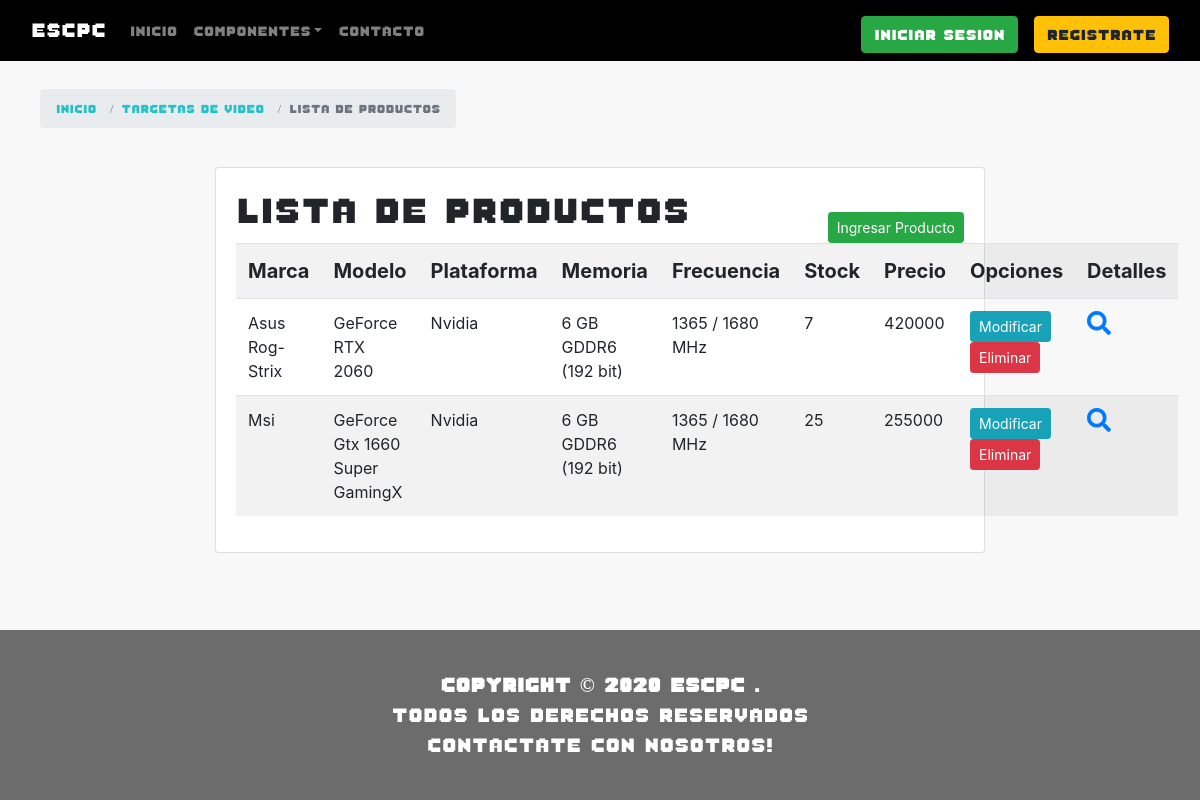
The page /gpus/ on the database its author committed.
### catalog/models.py (models this page shows, shortened)
class Gpu(models.Model):
   marca = models.CharField(max_length=100,help_text='Marca del producto')
   modelo = models.CharField(max_length=100)
   CATALOGO_PLATAFORMA_GPU = (
      ('seleccione','Seleccione'),
      ('AMD','AMD'),
      ('Nvidia','Nvidia'),
   )
   plataforma = models.CharField(max_length=10, choices=CATALOGO_PLATAFORMA_GPU,blank=False,default='s',help_text='Plataforma del producto')
   memoria = models.CharField(max_length=100)
   frecuencia = models.CharField(max_length=100)
   stock = models.IntegerField(default=0)
   imagen = models.ImageField(upload_to='gpu/',null=True)
   imagen_detail = models.ImageField(upload_to='gpu_detail/', null=True)
   precio = models.IntegerField(default=0)

### catalog/views.py (the view)
# urls.py: path('gpus/', views.GpuListView.as_view(), name="gpus"),
class GpuListView(ListView):
   model = Gpu
   template_name = 'catalogo/TargetaVideo/gpu_list.html'

### cart/context_processor.py (called while the page is built)
def cart_total_amount(request):
   total = 0.0
   if request.user.is_authenticated:
      for key, value in request.session['cart'].items():
         total = total + (float(value['price']) * value['quantity'])
   return {'cart_total_amount': total}

### catalog/templates/catalogo/TargetaVideo/gpu_list.html (shortened to what this page needs)
{% extends "base_generic.html" %}
{% block content %}
<br>
<head>
   <link href="https://use.fontawesome.com/releases/v5.7.0/css/all.css" rel="stylesheet">
</head>
<body>
   <div class="container" id="seguimiento">
      <div class="col-md-5">
            <ol class="breadcrumb breadcrumb-extend">
               <li class="breadcrumb-item">
                  <a href="{% url 'index' %}">
                        Inicio
                  </a>
               </li>
               <li class="breadcrumb-item">
                  <a href="{% url 'video' %}">
                        Targetas de video
                  </a>
               </li>
               <li class="breadcrumb-item active">
                  Lista de productos
               </li>
            </ol>
      </div>
   </div>
   <div class="container mt-5 col-md-8">
      <div class="card">
            <div class="card-body">
               <h1 style="font-family: fuente8bits; font-size: 3vw; float:left;">
                  Lista de productos
               </h1>
               <a class="btn btn-success btn-sm mt-4" href="{% url 'nueva_gpu' %}" style="float: right;">
                  Ingresar Producto
               </a>
               {% if gpu_list %}
               <table class="table table-striped table-hover table-responsive-sm">
                  <tr style="font-size: 20px">
                        <th>
                           Marca
                        </th>
                        <th>
                           Modelo
                        </th>
                        <th>
                           Plataforma
                        </th>
                        <th>
                           Memoria
                        </th>
                        <th>
                           Frecuencia
                        </th>
                        <th>
                           Stock
                        </th>
                        <th>
                           Precio
                        </th>
                        <th>
                           Opciones
                        </th>
                        <th>
                           Detalles
                        </th>
                  </tr>
                  {% for gpu in gpu_list %}
                  <tr>
                        <td>
                           {{ gpu.marca}}
                        </td>
                        <td>
                           {{ gpu.modelo }}
                        </td>
                        <td>
                           {{ gpu.plataforma }}
                        </td>
                        <td>
                           {{ gpu.memoria }}
                        </td>
                        <td>
                           {{ gpu.frecuencia }}
                        </td>
                        <td>
                           {{ gpu.stock }}
                        </td>
                        <td>
                           {{ gpu.precio }}
                        </td>
                        <td>
                           <a class="btn btn-info btn-sm" href="{% url 'modificar_gpu' gpu.id %}">
                              Modificar
                           </a>
                           <a class="btn btn-danger btn-sm" href="{% url 'eliminar_gpu' gpu.id %}">
                              Eliminar
                           </a>
                        </td>
                        <td>
                           <a href="{% url 'gpu-detail' gpu.id %}">
                              <i class="fa" style="font-size: 24px;">
                                    
                              </i>
                           </a>
                        </td>
                  </tr>
                  {% endfor %}
               </table>
               {% else %}
               <p>
                  No hay productos
               </p>
               {% endif %}
            </div>
      </div>
   </div>
</body>
{% endblock %}

### catalog/static/css/estiloProductos.css (style rules this page uses)
#seguimiento { margin: 10px; white-space: nowrap; width: 100%; }
#seguimiento div ol { font-family: fuente8bits; font-size: 12px; display: ruby; }
#seguimiento div ol li a { text-decoration: none; color: #24c2c6; }

### rows shown on the page
Gpu: marca "Asus Rog-Strix", modelo "GeForce RTX 2060", plataforma "Nvidia", memoria "6 GB GDDR6 (192 bit)", frecuencia "1365 / 1680 MHz", stock "7", precio "420000"
Gpu: marca "Msi", modelo "GeForce Gtx 1660 Super GamingX", plataforma "Nvidia", memoria "6 GB GDDR6 (192 bit)", frecuencia "1365 / 1680 MHz", stock "25", precio "255000"
